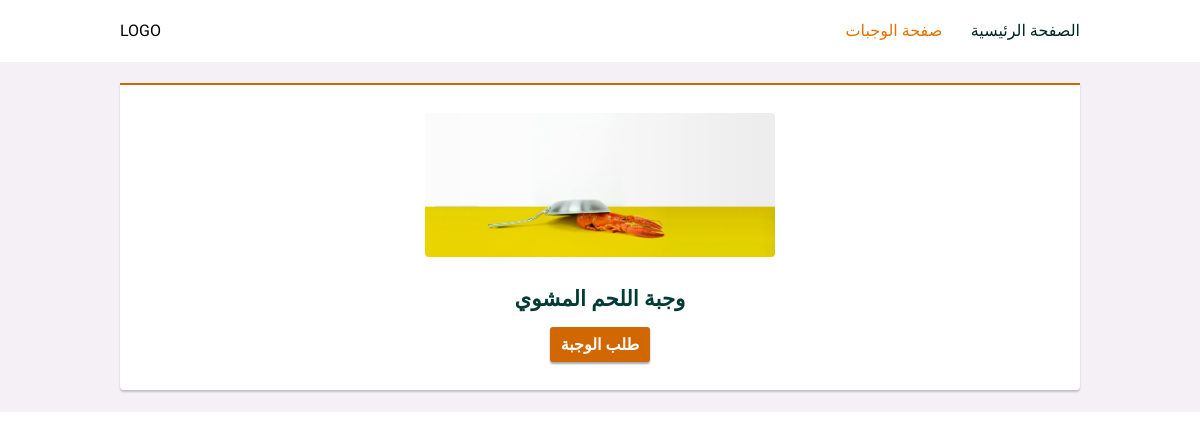
Page /meals/1/detail on the earlier database version.
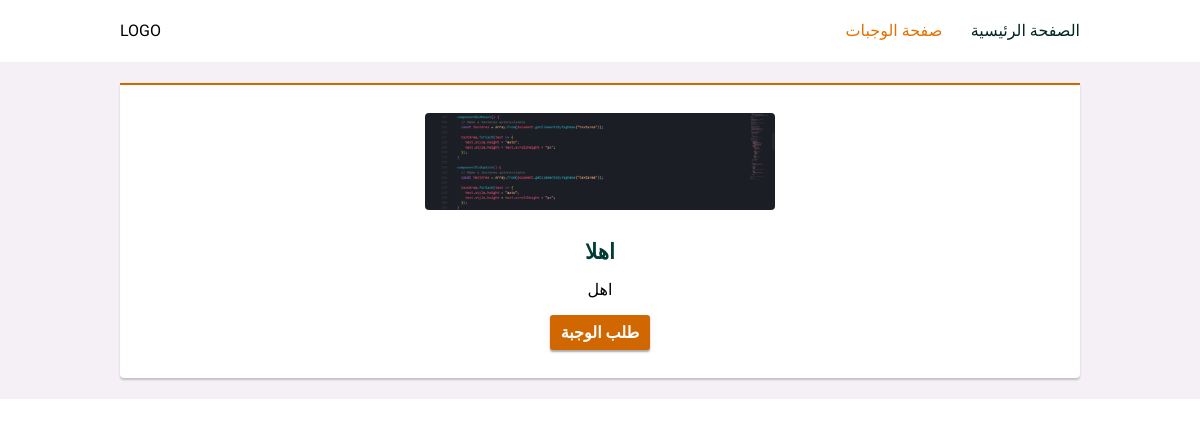
Same page on the later database version.
### main.py (models this page shows)
class Photos(db.Model):
    id = db.Column(db.Integer, primary_key=True, autoincrement=True)
    url = db.Column(db.Text, nullable=False)
    meals = db.relationship('Meals', backref='photo')

class Meals(db.Model):
    id = db.Column(db.Integer, primary_key=True, autoincrement=True)
    name = db.Column(db.String(50), nullable=False)
    desc = db.Column(db.Text)
    price = db.Column(db.Numeric(10, 2))
    requests = db.relationship('Requests', backref='meal')
    photo_id = db.Column(db.Integer, db.ForeignKey('photos.id'))

### main.py (the view)
@app.route('/meals/<int:id>/detail')
def meal_details(id):
    meal = o.get_meal_by_id(id)
    return render_template('meal-details.html', meal=meal)

### main.py (called while the page is built)
    def get_meal_by_id(self, id):
        return Meals.query.get(id)

### templates/meal-details.html (shortened to what this page needs)
<!DOCTYPE html>
<html lang="ar">
  <head>
    <link
      href="{{ url_for('static', filename='style/style.css') }}"
      rel="stylesheet"
    />
  </head>
  <body>
    <header id="header">
      <p>LOGO</p>
      <nav class="header-nav">
        <a href="/">الصفحة الرئيسية</a>
        <a class="header-active" href="/meals">صفحة الوجبات</a>
      </nav>
    </header>
    <main id="meal-details">
      <div class="meal-details-meal">
        <img src="{{ meal.photo.url }}" />
        <div>
          <p class="meal-header">{{ meal.name }}</p>
          <p>{{ meal.desc }}</p>
          <a href="{{url_for('request_meal',id = meal.id)}}">طلب الوجبة</a>
        </div>
      </div>
    </main>
  </body>
</html>

Differences in the rows shown:
changed Photos: photo: a different picture
changed Meals: name "وجبة اللحم المشوي" → "اهلا"; desc (not shown) → "اهل"
